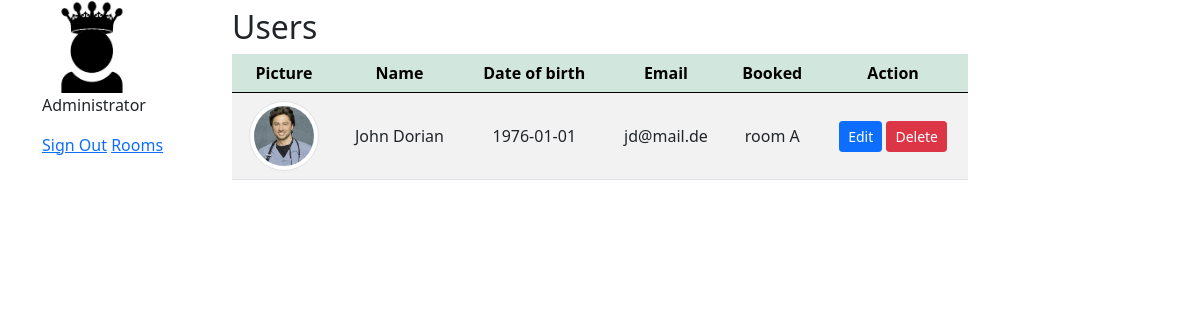
/loginUser/dashboard.php (signed in), run on the app's committed database.
### tables this page shows
CREATE TABLE `user` (
  `id` int(11) UNSIGNED NOT NULL,
  `first_name` varchar(50) NOT NULL,
  `last_name` varchar(50) NOT NULL,
  `password` varchar(255) NOT NULL,
  `date_of_birth` date NOT NULL,
  `email` varchar(100) NOT NULL,
  `picture` varchar(100) NOT NULL,
  `status` enum('user','adm') DEFAULT 'user'
);

CREATE TABLE `hotel` (
  `id` int(11) UNSIGNED NOT NULL,
  `room` varchar(100) NOT NULL,
  `floor` varchar(100) NOT NULL,
  `description` text DEFAULT '',
  `price` decimal(13,2) NOT NULL,
  `duration` int(10) DEFAULT 1,
  `picture` varchar(100) NOT NULL,
  `status` enum('available','booked') DEFAULT 'available'
);

### loginUser/dashBoard.php (the view, shortened to what this page needs)
<?php
require_once 'components/db_connect.php';
$sql = "SELECT user.id, user.picture, user.first_name, user.last_name, user.email, user.date_of_birth, hotel.room as 'room', hotel.id
FROM user
JOIN booking ON booking.fk_user_id = user.id
JOIN hotel ON hotel.id = booking.fk_hotel_id
WHERE user.status != 'adm';";
$result = mysqli_query($connect, $sql);
$tbody = '';
if ($result->num_rows > 0) {
    while ($row = $result->fetch_array(MYSQLI_ASSOC)) {
        $tbody .= "<tr>
            <td><img class='img-thumbnail rounded-circle' src='pictures/" . $row['picture'] . "' alt=" . $row['first_name'] . "></td>
            <td>" . $row['first_name'] . " " . $row['last_name'] . "</td>
            <td>" . $row['date_of_birth'] . "</td>
            <td>" . $row['email'] . "</td>
            <td>" . $row['room'] . "</td>
            <td><a href='update.php?id=" . $row['id'] . "'><button class='btn btn-primary btn-sm' type='button'>Edit</button></a>
            <a href='delete.php?id=" . $row['id'] . "'><button class='btn btn-danger btn-sm' type='button'>Delete</button></a></td>
         </tr>";
    }
} else {
    $tbody = "<tr><td colspan='5'><center>No Data Available </center></td></tr>";
}
?>
<!DOCTYPE html>
<html lang="en">
<head>
    <?php require_once 'components/boot.php'?>
</head>
<body>
<div class="container">
    <div class="row">
        <div class="col-2">
        <img class="userImage" src="pictures/admavatar.png" alt="Adm avatar">
        <p class="">Administrator</p>
        <a href="logout.php?logout">Sign Out</a>
        <a href="products/index.php">Rooms</a>
        </div>
        <div class="col-8 mt-2">
        <p class='h2'>Users</p>
        <table class='table table-striped'>
            <thead class='table-success'>
                <tr>
                    <th>Picture</th>
                    <th>Name</th>
                    <th>Date of birth</th>
                    <th>Email</th>
                    <th>Booked</th>
                    <th>Action</th>
                </tr>
            </thead>
            <tbody>
            <?=$tbody?>
            </tbody>
        </table>
        </div>
    </div>
</div>
</body>
</html>

### loginUser/dashBoard.php (style rules this page uses)
.img-thumbnail { width: 70px !important; height: 70px !important; }
td { text-align: center; vertical-align: middle; }
tr { text-align: center; }
.userImage { width: 100px; height: auto; }

### data on the page
user: picture (picture), first_name "John", last_name "Dorian", date_of_birth "1976-01-01", email "jd@mail.de", hotel.room "room A"
